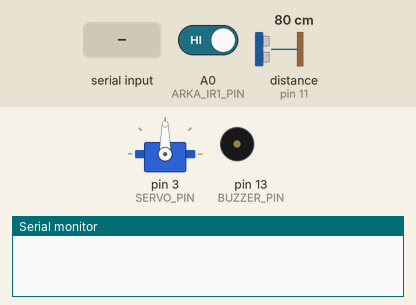
Simulated run of this sketch. Board: Arduino Uno, built with avr-gcc and run on an emulated ATmega328P. On the bench: servo, buzzer (waves = sounding), the last lines printed to the serial monitor. Wiring (inferred from the names in the program): ultrasonic range finder: trigger pin 12; echo pin 11. Inputs (shaded band) come from the test bench; at power-on: distance to the obstacle (sensor on pin 11) 80 cm, A0 (ARKA_IR1_PIN) HIGH. The echo pulse lasts 58.3 µs per cm.

Above: at 4.2 s.
4.3 s: distance to the obstacle (sensor on pin 11) set to 34 cm
5.8 s: distance to the obstacle (sensor on pin 11) set to 28 cm
8.8 s: A0 (ARKA_IR1_PIN) driven LOW
At 9.53 s:
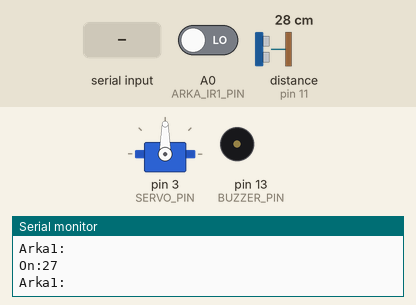
11.8 s: "X" received over the second serial link
14.8 s: distance to the obstacle (sensor on pin 11) set to 35 cm
At 14.97 s:
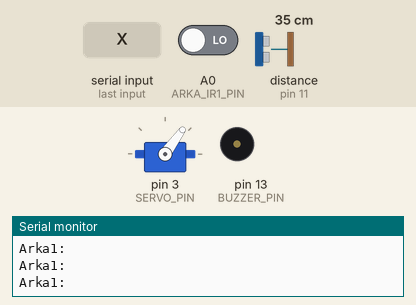
At 15.72 s:
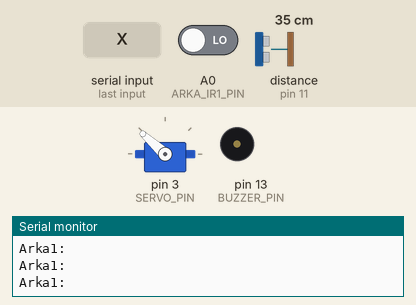
17.8 s: distance to the obstacle (sensor on pin 11) set to 2 cm
At 18.57 s:
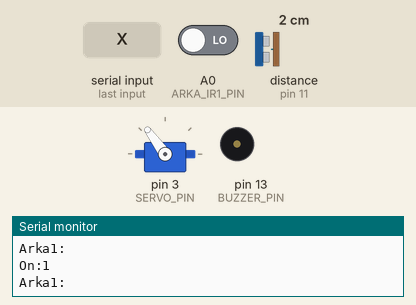
Timing chart, 0 to 21.8 s (numbered marks = the images above; inputs shaded):
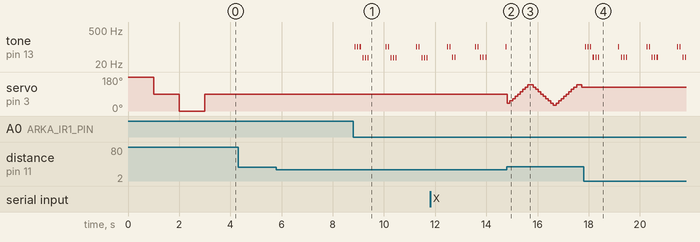

Measured:
- after the input at 4.3 s, every drawn part: stays the same
- after the input at 8.8 s, tone on pin 13 (BUZZER_PIN): plays 100 Hz for 0.04 s, 100 Hz for 0.04 s, 100 Hz for 0.04 s, 37 Hz for 0.04 s, 37 Hz for 0.04 s, 37 Hz for 0.04 s … (16 notes in this stretch), starting after 0.06 s
- after the input at 17.8 s, tone on pin 13 (BUZZER_PIN): plays 100 Hz for 0.04 s, 100 Hz for 0.04 s, 100 Hz for 0.04 s, 38 Hz for 0.04 s, 38 Hz for 0.04 s, 38 Hz for 0.04 s … (19 notes in this stretch), starting after 0.06 s; servo on pin 3 (SERVO_PIN): stops changing and stays 126°

The sketch:

arabaFurkanForex.ino
```cpp
//
#include "araba_islemler.h"
#include <Servo.h>  //  SERVO_PIN 3
#include <SoftwareSerial.h>

SoftwareSerial bl(2, 4); // rx,tx  arduino unoya göre
    //  UNO rx(2) <--  HC-05 tx
    //  UNO tx(4)-->  HC-05 rx
Servo servo;

//
negatif tamSayi t = 0;  //makro ile ardu değişken tanımlamasının türkçe ifade edilmesi.

int on_sensor = 0, z_ileri_calisma = 0, z_servo_calisma = 0;
unsigned long z_olc = 0, z_son = 0;
int hiz_arttir = ilk_hiz;
bool f_ileri_git = 0, f_yon = 0;
float arka_sensor = 0;
int pos = 0;
char bl_komut;
char komut;
byte bl_say = 0;
int _hiz = 0, don_hiz = 0;
byte ileri_geri = 0; // arabanaın ileri geri gitme durumnu kontrol eder 0: stop
                     // 1: ileri  2:geri
bool araba_dur = false;
bool araba_dur_ir1_sens = false;
bool bl_araba_dur = false;
bool servo_don = false;

//fonk. prototip
bool ServoDondur();
void komutYurutBluetoothRcController_Prog() ;
void servo_tara();
//

void setup() {

  Serial.begin(9600);  // PC ile haberleşme.
  bl.begin(9600);      // Bluetooth ile haberleşme

  pinMode(BUZZER_PIN , OUTPUT); //
  pinMode(ARKA_IR1_PIN, INPUT);
  servo.attach(SERVO_PIN);
  servo.write(180);
  delay(1000);
  servo.write(90);
  delay(1000);
  servo.write(0);
  delay(1000);
  pos = 30;

}
//
void loop() {
  // komutYurutArduinoBlueControl_Prog(); //PC seri porttan komut almak için
  komutYurutBluetoothRcController_Prog(); // Cep Tel. programdan almak için.

  if (bl.available() > 0) {
    komut = bl.read(); // readString();

    Serial.println(komut);
    // bl.flush();
    if (komut == 'X')
      servo_don = true;
    if (komut == 'x')
      servo_don = false;

    while (bl.available()) // Flush yerine seri buffer daha verimli boşaltılıyor
      bl.read();

    bl_araba_dur = false;

    z_olc = millis(); // çalışma zamanında geçen süreyi oku
  } else {
    // komut = 'y';
  }

  if (runEvery(100)) {
    on_sensor = OnSensorOku(onSensTrigPin, onSensEchoPin); // HC_SR04();

    if (on_sensor < ON_SENS_MIN_UZ && on_sensor > 0) {
      Serial.print("On:");
      Serial.println(on_sensor);
      komutBip();

      if (komut != GERI_BUTON) {
        ArabaDur();
        _hiz = 0;
      }
      araba_dur = true;
    } else
      araba_dur = false;

    if (!digitalRead(ARKA_IR1_PIN)) {
      Serial.println("Arka1:");
      komutBip();

      if (komut != ILERI_BUTON) {
        ArabaDur();
        _hiz = 0;
      }
      araba_dur_ir1_sens = true;
    } else
      araba_dur_ir1_sens = false;

    if (servo_don)
      servo_tara();
    else
      servo.write(90);
  }

} // loop sonu

void komutYurutBluetoothRcController_Prog()// bl ile kontrol
{

  don_hiz = (int)(_hiz * 0.65);

  if (komut == BUZZER_ON) {
    komutBip();
  }

  if (komut == ILERI_BUTON && !araba_dur) {
    ArabaIleriAyarla();
    _hiz += 5;
    if (_hiz > MAX_HIZ)
      _hiz = MAX_HIZ;
    ArabaGit(_hiz);
  }

  if (komut == GERI_BUTON && !araba_dur_ir1_sens) {
    ArabaGeriAyarla();
    _hiz += 5;
    if (_hiz > MAX_HIZ)
      _hiz = MAX_HIZ;
    ArabaGit(_hiz);
  }
  if (komut == SOL_ILERI_BUTON) {
    ArabaSolaDon(don_hiz, 100);
    ArabaIleriAyarla();
  }
  if (komut == SAG_ILERI_BUTON) {
    ArabaSagaDon(don_hiz, 100);
    ArabaIleriAyarla();
  }
  if (komut == SOL_GERI_BUTON) {
    ArabaSagaDon(don_hiz, 100); //
    ArabaGeriAyarla();
  }

  if (komut == SAG_GERI_BUTON) {

    ArabaSolaDon(don_hiz, 100);
    ArabaGeriAyarla();
  }

  if (komut == STOP_BUTON) {
    ArabaDur();
    _hiz = 0;
  }
}

void komutYurutArduinoBlueControl_prog() {  //pc seri porttan kontrol
  if (komut == BUZZER_ON) {
    komutBip();
  }

  if (komut == ILERI_BUTON) {
    ArabaIleriAyarla();
    _hiz += 10;
    if (_hiz > 100)
      _hiz = 100;
    ArabaGit(_hiz);
    ileri_geri = ARABA_ILERI_GIDIYOR;
  }

  if (komut == GERI_BUTON) {
    ArabaGeriAyarla();
    _hiz += 10;
    if (_hiz > 100)
      _hiz = 100;
    ArabaGit(_hiz);
    ileri_geri = ARABA_GERI_GIDIYOR;
  }
  if (komut == SOL_BUTON) {
    ArabaSolaDon(_hiz, 100);

    if (ileri_geri == ARABA_ILERI_GIDIYOR)
      ArabaIleriAyarla();
    if (ileri_geri == ARABA_GERI_GIDIYOR)
      ArabaGeriAyarla();
  }
  if (komut == SAG_BUTON) {
    ArabaSagaDon(_hiz, 100);

    if (ileri_geri == ARABA_ILERI_GIDIYOR)
      ArabaIleriAyarla();
    if (ileri_geri == ARABA_GERI_GIDIYOR)
      ArabaGeriAyarla();
  }
}

void servo_tara() {
  if (on_sensor > ON_SENS_MIN_UZ) {
    if (!f_yon) {
      pos += 12;
      if (pos >= 150) {
        f_yon = 1;
        pos = 150;
      }
    }
    if (f_yon) {
      pos -= 12;
      if (pos <= 30) {
        f_yon = 0;
        pos = 30;
      }
    }
    servo.write(pos);
  }
}
//
bool ServoDondur() {
  do {
    on_sensor = OnSensorOku(onSensTrigPin, onSensEchoPin); // HC_SR04();
    if (!f_yon) {
      pos += 10;
      if (pos > 170)
        f_yon = 1;
    }
    if (f_yon) {
      pos -= 10;
      if (pos < 10)
        f_yon = 0;
    }
    servo.write(pos);
    delay(50);
  } while (on_sensor >  50); // Ön trafta cisim varsa taramayı bırak, yoksa tara...
}
////

// if ((millis() - z_olc > 300) && !araba_dur)
// {
//     if (komut == 'y')
//     {
//         ArabaDur();
//         ileri_geri = ARABA_DURUYOR;
//         _hiz = 0;
//         bl_araba_dur = true;
//     }
//     z_olc = millis(); // çalışma zamanında geçen süreyi oku
// }
```

araba_islemler.cpp
```cpp
//
#include "araba_islemler.h"

/////////// Araba işlemleri Fonksiyon Halinde
//void SolMotorBosta() {
//  digitalWrite(IN1, LOW); digitalWrite(IN2, LOW);
//}
//void SagMotorBosta() {
//  digitalWrite(IN3, LOW); digitalWrite(IN4, LOW);
//}
//void ArabaDur() {
//  digitalWrite(ENA, LOW); digitalWrite(ENB, LOW);
//}
//void ArabaDurBekle(int sure) {
//  digitalWrite(ENA, LOW); digitalWrite(ENB, LOW); delay(sure);
//}
//void ArabaIleriAyarla() {
//  digitalWrite(IN1, LOW); digitalWrite(IN2, HIGH); //SolMotorIleriAyarla();
//  digitalWrite(IN3, HIGH); digitalWrite(IN4, LOW); //SagMotorIleriAyarla();
//}
//void ArabaGeriAyarla() {
//  digitalWrite(IN1, HIGH); digitalWrite(IN2, LOW); //SolMotorGeriAyarla();
//  digitalWrite(IN3, LOW); digitalWrite(IN4, HIGH); //SagMotorGeriAyarla();
//}
//void ArabaMotorPinKurulum() {
//  pinMode(ENA, CIKIS); pinMode(ENB, CIKIS); pinMode(IN1, CIKIS); pinMode(IN2, CIKIS); pinMode(IN3, CIKIS); pinMode(IN4, CIKIS);
//}
//void SolMotorGit(int hiz) {
//  analogWrite(ENA, hiz);
//}
//void SagMotorGit(int hiz) {
//  analogWrite(ENB, hiz);
//}
//void ArabaGit(int hiz) {
//  SolMotorGit(hiz);
//  SagMotorGit(hiz);
//}
//void ArabaGitBekle(int hiz, int sure)  {
//  ArabaGit(hiz); delay(sure);
//}
//void ArabaSolaDon(int hiz, int sure) {
//  digitalWrite(IN1, HIGH); digitalWrite(IN2, LOW); //SolMotorGeriAyarla();
//  digitalWrite(IN3, HIGH); digitalWrite(IN4, LOW); //SagMotorIleriAyarla();
//  ArabaGitBekle(hiz, sure);
//}
//void ArabaSagaDon(int hiz, int sure) {
//  digitalWrite(IN3, LOW); digitalWrite(IN4, HIGH); //SagMotorGeriAyarla();
//  digitalWrite(IN1, LOW); digitalWrite(IN2, HIGH); //SolMotorIleriAyarla();
//  ArabaGitBekle(hiz, sure);
//}

/////////////////////////
int HC_SR04(int trigPin,int echoPin)
{
  //const int trigPin = 8;
  //const int echoPin = 12 ;
  long duration = 0;

  pinMode(trigPin, OUTPUT);
  digitalWrite(trigPin, LOW);
  delayMicroseconds(2);
  digitalWrite(trigPin, HIGH);
  delayMicroseconds(10);
  digitalWrite(trigPin, LOW);

  pinMode(echoPin, INPUT);
  duration = pulseIn(echoPin, HIGH);
  return duration / 29 / 2;
}

float sharp_2y0a02() {
#define VOLTS_PER_UNIT    .0049F        // (.0049 for 10 bit A-D)
  float volts, proxSens;
  float cm;
  int sensorPin = A0; //analog pin 0
  for (int i = 0; i < 25; i++)proxSens = analogRead(sensorPin);
  volts = (float)proxSens * VOLTS_PER_UNIT; // ("proxSens" is from analog read)
  //inches = 23.897 * pow(volts,-1.1907); //calc inches using "power" trend line from Excel
  cm = 60.495 * pow(volts, -1.1904);    // same in cm
  //if (volts < .2) inches = -1.0;        // out of range
  //if(volts>2.5)cm=20;
  //if(volts<.4)cm=150;
  return cm;
}

float gerilim_olc(int an_pin) {
  return (float)(analogRead(an_pin) * 0.0049F * (30 / 10));
}

void bipp(int sure,int sayi,int pin)
{
   int a=0;
   for(a=0;a<sayi;a++)
   {
     digitalWrite(pin,HIGH);delay(sure/2);digitalWrite(pin,LOW);delay(sure/2);
   }
}//


boolean runEvery(unsigned long interval)
{
  static unsigned long previousMillis = 0;
  unsigned long currentMillis = millis();
  if (currentMillis - previousMillis >= interval)
  {
    previousMillis = currentMillis;
    return true;
  }
  return false;
}
```

araba_islemler.h
```cpp
//
#include <Arduino.h>

//ARDUINO komutları TÜRKÇE makro tanımlamaları
#define CIKIS OUTPUT
#define eger if
#define degilse else
#define dongu for
#define tamSayi int
#define negatif signed
#define pozitif unsigned
//#define dahil #include //direktifler olmuyorrrrr
#define bekle(sure) delay(sure)

//Motor Surucu L298 için PIN tanımlamaları.
#define ENA 5 // MotorA(Sol motor) için PWM yani hız girişi
#define IN1 8      // A Motoru için yönlendirme girişi 1.
#define IN2 7 // A Motoru için yönlendirme girişi 2.

//Motor için komutlar:    ENA           IN1     IN2
//        Motor aktif :   HIGH(PWM)      x       x
//        Motor pasif :   LOW            x       x
//        Yön1        :   HIGH(PWM)      LOW    HIGH
//        Yön2        :   HIGH(PWM)      HIGH   LOW
//        Boşta       :                  LOW    LOW
//        Fren        :                  HIGH   HIGH

#define ENB 6       //sağ motor
#define IN3 10
#define IN4 9

#define onSensTrigPin 12
#define onSensEchoPin 11
#define ON_SENS_MIN_UZ  30 //cm cinsinden mesafe

#define arkaSensTrigPin A0
#define arkaSensEchoPin A1

#define SERVO_PIN 3

#define BUZZER_PIN  13
#define komutBip()  bipp(10,2,BUZZER_PIN)  //sure, sayı, pin
#define komutHata() bipp(5,100,BUZZER_PIN)

#define ILERI_BUTON     'F'
#define GERI_BUTON      'B'
#define SOL_BUTON       'L'
#define SOL_ILERI_BUTON 'G'
#define SOL_GERI_BUTON  'H'
#define SAG_BUTON       'R'
#define SAG_ILERI_BUTON 'I'
#define SAG_GERI_BUTON  'J'
#define STOP_BUTON      'S'
#define LIGHT_ON        'W'
#define LIGHT_OFF       'w'
#define BUZZER_ON       'V'
#define BUZZER_OFF      'v'

#define STOP_ALL        'D'

#define ARABA_DURUYOR       0
#define ARABA_ILERI_GIDIYOR 1
#define ARABA_GERI_GIDIYOR  2

#define derece90 90 //Mekanik yapıya göre...
#define ilk_hiz 150
#define MAX_HIZ 150  // 0-255 arası olabilir. analogWrite komutu 8bit(0-255) PWM oluşturu.
#define ARKA_IR1_PIN A0
//

#define EgimSensOku() digitalRead(egimSensPin)  //makro tanımlama.,

//Araba komutları için Makro tanımlamaları:

#define ArabaMotorPinKurulum() pinMode(ENA,CIKIS); pinMode(ENB,CIKIS); pinMode(IN1,CIKIS); pinMode(IN2,CIKIS);pinMode(IN3,CIKIS);pinMode(IN4,CIKIS);
#define SolMotorBosta() digitalWrite(IN1,LOW);digitalWrite(IN2,LOW);
#define SagMotorBosta() digitalWrite(IN3,LOW);digitalWrite(IN4,LOW);
#define ArabaBosta() SolMotorBosta();SagMotorBosta()
//
#define SolMotorFren() digitalWrite(IN1,HIGH);digitalWrite(IN2,HIGH);
#define SagMotorFren() digitalWrite(IN3,HIGH);digitalWrite(IN4,HIGH);
#define ArabaFren() SolMotorFren();SagMotorFren();

#define ArabaDur() digitalWrite(ENA,LOW); digitalWrite(ENB,LOW);
#define ArabaDurBekle(sure) digitalWrite(ENA,LOW); digitalWrite(ENB,LOW);delay(sure);

#define SolMotorIleriAyarla() digitalWrite(IN1,LOW); digitalWrite(IN2,HIGH);
#define SagMotorIleriAyarla() digitalWrite(IN3,LOW); digitalWrite(IN4,HIGH);
#define ArabaIleriAyarla() SolMotorIleriAyarla();SagMotorIleriAyarla();

#define SolMotorGeriAyarla() digitalWrite(IN1,HIGH);digitalWrite(IN2,LOW);
#define SagMotorGeriAyarla() digitalWrite(IN3,HIGH);digitalWrite(IN4,LOW);
#define ArabaGeriAyarla() SolMotorGeriAyarla();SagMotorGeriAyarla();

#define ArabaSolaDon(hiz,sure) SolMotorGeriAyarla();SagMotorIleriAyarla();ArabaGitBekle(hiz,sure);
#define ArabaSagaDon(hiz,sure) SagMotorGeriAyarla();SolMotorIleriAyarla();ArabaGitBekle(hiz,sure);

#define SolMotorGit(pin,hiz) analogWrite(pin,hiz);
#define SagMotorGit(pin,hiz) analogWrite(pin,hiz);

#define ArabaGit(hiz)  {analogWrite(ENA,hiz);analogWrite(ENB,hiz);}
#define ArabaGit(hiz) SolMotorGit(ENA,hiz);SagMotorGit(ENB,hiz);
#define ArabaGitBekle(hiz,sure)  {ArabaGit(hiz);delay(sure);}

//Fonksiyonlara ait tanımlamalar:
//Bunlar aynı isimdeki .cpp uzantılı dosyada bulunan fonksiyonlardır.
//.cpp uzantılı dosyada "Class" da varsa tanımlaması burada oluşturulur kod ve fonksiyonları .cpp uzantılı dosysada yazılır.
////////////////////
//void ArabaMotorPinKurulum();
//void SolMotorBosta();
//void SagMotorBosta();
//void ArabaDur();
//void ArabaDurBekle(int sure);
//void ArabaIleriAyarla();
//void ArabaGeriAyarla();
//
//void SolMotorGit(int hiz);
//void SagMotorGit(int hiz);
//void ArabaGit(int hiz);
//void ArabaGitBekle(int hiz,int sure);
//void ArabaSolaDon(int hiz,int sure);
//void ArabaSagaDon(int hiz,int sure);
/////////////////////////////

int HC_SR04(int trigPin,int echoPin);
float sharp_2y0a02();
float gerilim_olc(int an_pin);
void bipp(int sure,int sayi,int pin);
boolean runEvery(unsigned long interval);

//#define ArkaSensorOku() sharp_2y0a02();
#define ArkaSensorOku(pTrigArkaSens,pEchoArkaSens) HC_SR04(pTrigArkaSens,pEchoArkaSens);
#define OnSensorOku(pTrigOnSens,pEchoOnSens) HC_SR04(pTrigOnSens,pEchoOnSens);
```
